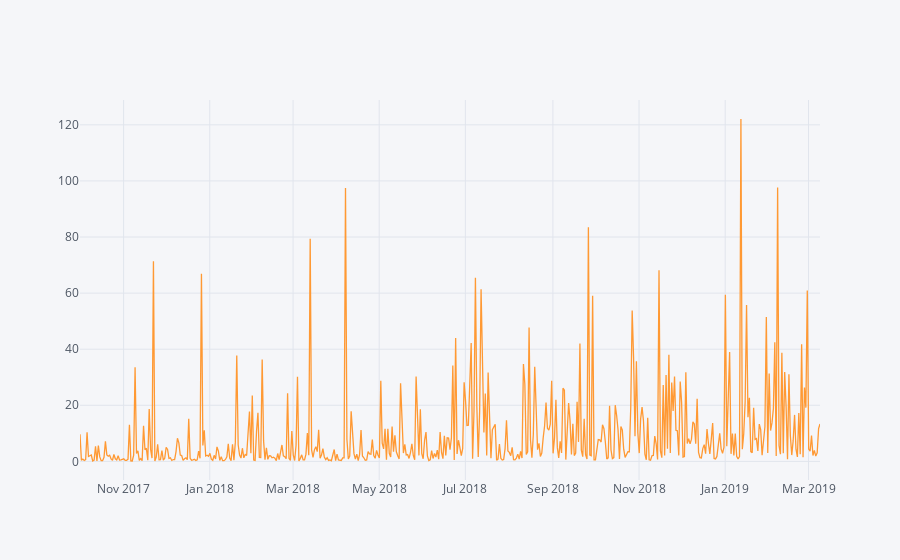

The cell this chart's notebook holds for it:
### Code cell
mask = (data.SERVER_NAME == 'SERVER_ZONE01_001') & (data.HOUR_ID == 3)
iplot(data[mask].iplot(x='TIME',y = 'BANDWIDTH_TOTAL', asFigure=True))

### Figure 1 — Plotly figure (JSON) as saved in the notebook; plotly's stock layout.template omitted (floating-point values rounded to 4 significant figures; data arrays with more than 128 entries replaced by an {"elided": "..."} marker saying what was removed)
{"data": [{"line": {"color": "rgba(255, 153, 51, 1.0)", "dash": "solid", "shape": "linear", "width": 1.3}, "mode": "lines", "name": "BANDWIDTH_TOTAL", "text": "", "type": "scatter", "uid": "36462033-8879-4553-8777-2ec2e972ea41", "x": {"elided": "536 str values"}, "y": {"elided": "536 float values"}}], "layout": {"legend": {"bgcolor": "#F5F6F9", "font": {"color": "#4D5663"}}, "paper_bgcolor": "#F5F6F9", "plot_bgcolor": "#F5F6F9", "title": {"font": {"color": "#4D5663"}}, "xaxis": {"gridcolor": "#E1E5ED", "showgrid": true, "tickfont": {"color": "#4D5663"}, "title": {"font": {"color": "#4D5663"}, "text": ""}, "zerolinecolor": "#E1E5ED"}, "yaxis": {"gridcolor": "#E1E5ED", "showgrid": true, "tickfont": {"color": "#4D5663"}, "title": {"font": {"color": "#4D5663"}, "text": ""}, "zerolinecolor": "#E1E5ED"}}}
